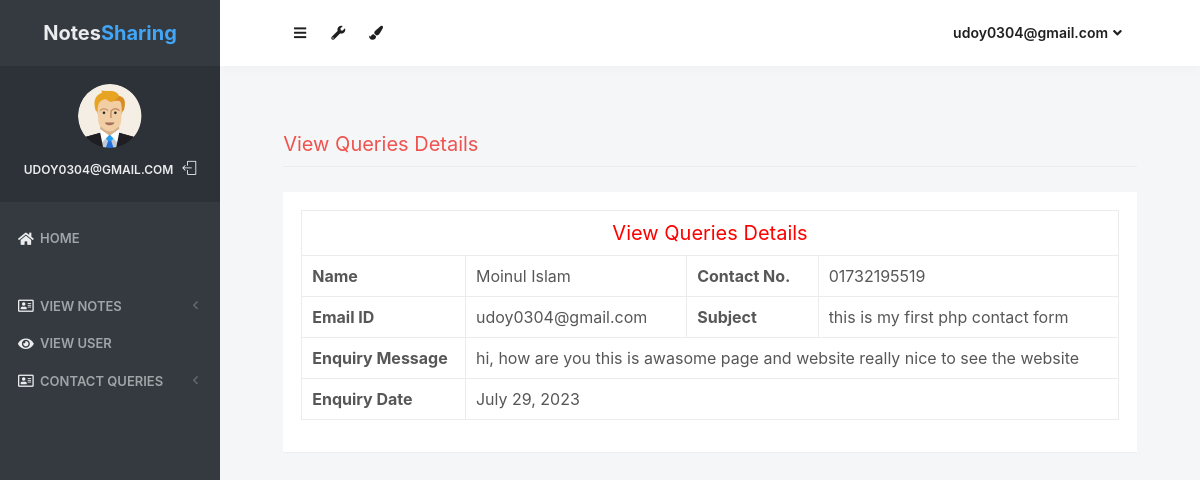
Page /view_queries/1/ (signed in) on the committed database.
### Notes/models.py (models this page shows, shortened)
class Contact(models.Model):
    fullname = models.CharField(max_length=100,null=True)
    email = models.EmailField(max_length=150,null=True)
    mobile = models.CharField(max_length=20,null=True)
    subject = models.CharField(max_length=50,null=True)
    message = models.CharField(max_length=300,null=True)
    messagedate = models.DateField(max_length=10,null=True)
    isread = models.CharField(max_length=10,null=True)

### Notes/views.py (the view)
# urls.py: path('view_queries/<str:id>/',view_queries,name='view_queries'),
@login_required
def view_queries(request,id):
    contact = get_object_or_404(Contact, id=id)
    contact.isread = 'yes'
    contact.save()
    return render(request,'view_queries.html',locals())

### Notes/templates/view_queries.html (shortened to what this page needs)
{% load static %}
<html lang="en" class="no-focus">
    <head>
        <link rel="stylesheet" href="{% static 'js/plugins/datatables/dataTables.bootstrap4.min.css' %}">
        <link rel="stylesheet" id="css-main" href="{% static 'css1/codebase.min.css' %}">
    </head>
    <body>
        <div id="page-container" class="sidebar-o sidebar-inverse side-scroll page-header-fixed main-content-narrow">
         {% include "sidebar.html" %}
            {% include "admin_nav.html" %}
            <main id="main-container">
                <div class="content">
                    <h2 class="content-heading text-danger">View Queries Details</h2>
                    <div class="block">
                        <div class="block-content block-content-full">
                            <table class="table table-bordered">
                                <tr align="center">
                                    <td colspan="4" style="font-size : 20px; color : red"> View Queries Details</td>
                                </tr>
                                <tr>
                                    <th>Name</th>
                                    <td>{{contact.fullname}}</td>
                                    <th>Contact No.</th>
                                    <td>{{contact.mobile}}</td>
                                </tr>
                                <tr>
                                    <th>Email ID</th>
                                    <td>{{contact.email}}</td>
                                    <th>Subject</th>
                                    <td>{{contact.subject}}</td>
                                </tr>
                                <tr>
                                    <th>Enquiry Message</th>
                                    <td colspan="3">{{contact.message}}</td>
                                </tr>
                                <tr>
                                    <th>Enquiry Date</th>
                                    <td colspan="3">{{contact.messagedate}}</td>
                                </tr>
                            </table>
                        </div>
                    </div>
                </div>
            </main>
</div>
 <link rel="stylesheet" href="https://use.fontawesome.com/releases/v5.6.3/css/all.css">
    </body>
</html>

### Notes/templates/sidebar.html (shortened to what this page needs)
{% load static %}
   <nav id="sidebar">
                <div id="sidebar-scroll">
                    <div class="sidebar-content">
                        <div class="content-header content-header-fullrow px-15">
                            <div class="content-header-section text-center align-parent sidebar-mini-hidden">
                                <div class="content-header-item">
                                    <a class="link-effect font-w700" href="{% url 'admin_home' %}">
                                           <span class="font-size-xl text-dual-primary-dark">Notes</span><span class="font-size-xl text-primary">Sharing</span>
                                    </a>
                                </div>
                            </div>
                        </div>
                        <div class="content-side content-side-full content-side-user px-10 align-parent">
                            <div class="sidebar-mini-hidden-b text-center">
                                <a class="img-link" href="{% url 'admin_home' %}">
                                    <img class="img-avatar" src="{% static 'img/avatars/user1.png' %}" alt="">
                                </a>
                                <ul class="list-inline mt-10">
                                    <li class="list-inline-item">
                                        <a class="link-effect text-dual-primary-dark font-size-xs font-w600 text-uppercase" href="{% url 'admin_home' %}">{{ request.user.username }}</a>
                                    </li>
                                    <li class="list-inline-item">
                                        <a class="link-effect text-dual-primary-dark" href="{% url 'logout' %}">
                                            <i class="si si-logout"></i>
                                        </a>
                                    </li>
                                </ul>
                            </div>
                        </div>
                        <div class="content-side content-side-full">
                            <ul class="nav-main">
                                <li class="open">
                                    <a href="{% url 'admin_home' %}"><i class="fas fa-home"></i><span class="sidebar-mini-hide">Home</span></a>
                                </li>
                                <li class="nav-main-heading"><span class="sidebar-mini-visible">UI</span></li>
                                <li>
                                    <a class="nav-submenu" data-toggle="nav-submenu"><i class="far fa-address-card"></i>View Notes</a>
                                </li>
                                <li>
                                    <a  href="{% url 'view_users' %}"><i class="fas fa-eye"></i><span class="sidebar-mini-hide">View User</span></a>
                                </li>
                                <li>
                                    <a class="nav-submenu" data-toggle="nav-submenu"><i class="far fa-address-card"></i>Contact Queries</a>
                                </li>
                           </ul>
                        </div>
                    </div>
                </div>
            </nav>

### Notes/templates/admin_nav.html (shortened to what this page needs)
{% load static %}
            <header id="page-header">
                <div class="content-header">
                    <div class="content-header-section">
                        <button type="button" class="btn btn-circle btn-dual-secondary" data-toggle="layout" data-action="sidebar_toggle">
                            <i class="fa fa-navicon"></i>
                        </button>
                        <div class="btn-group" role="group">
                            <button type="button" class="btn btn-circle btn-dual-secondary" id="page-header-options-dropdown" data-toggle="dropdown" aria-haspopup="true" aria-expanded="false">
                                <i class="fa fa-wrench"></i>
                            </button>
                        </div>
                        <div class="btn-group" role="group">
                            <button type="button" class="btn btn-circle btn-dual-secondary" id="page-header-themes-dropdown" data-toggle="dropdown" aria-haspopup="true" aria-expanded="false">
                                <i class="fa fa-paint-brush"></i>
                            </button>
                        </div>
                    </div>
                    <div class="content-header-section">
                        <div class="btn-group" role="group">
                            <button type="button" class="btn btn-rounded btn-dual-secondary" id="page-header-user-dropdown" data-toggle="dropdown" aria-haspopup="true" aria-expanded="false">
                                {{ request.user.username}}<i class="fa fa-angle-down ml-5"></i>
                            </button>
                        </div>
                    </div>
                </div>
            </header>

### rows in the picture
Contact: fullname "Moinul Islam", mobile "01732195519", email "udoy0304@gmail.com", subject "this is my first php contact form", message "hi, how are you this is awasome page and website really nice to see the website", messagedate "July 29, 2023"

### other values in the picture
{{ request.user.username }} "UDOY0304@GMAIL.COM"
{{ request.user.username }} "udoy0304@gmail.com"
